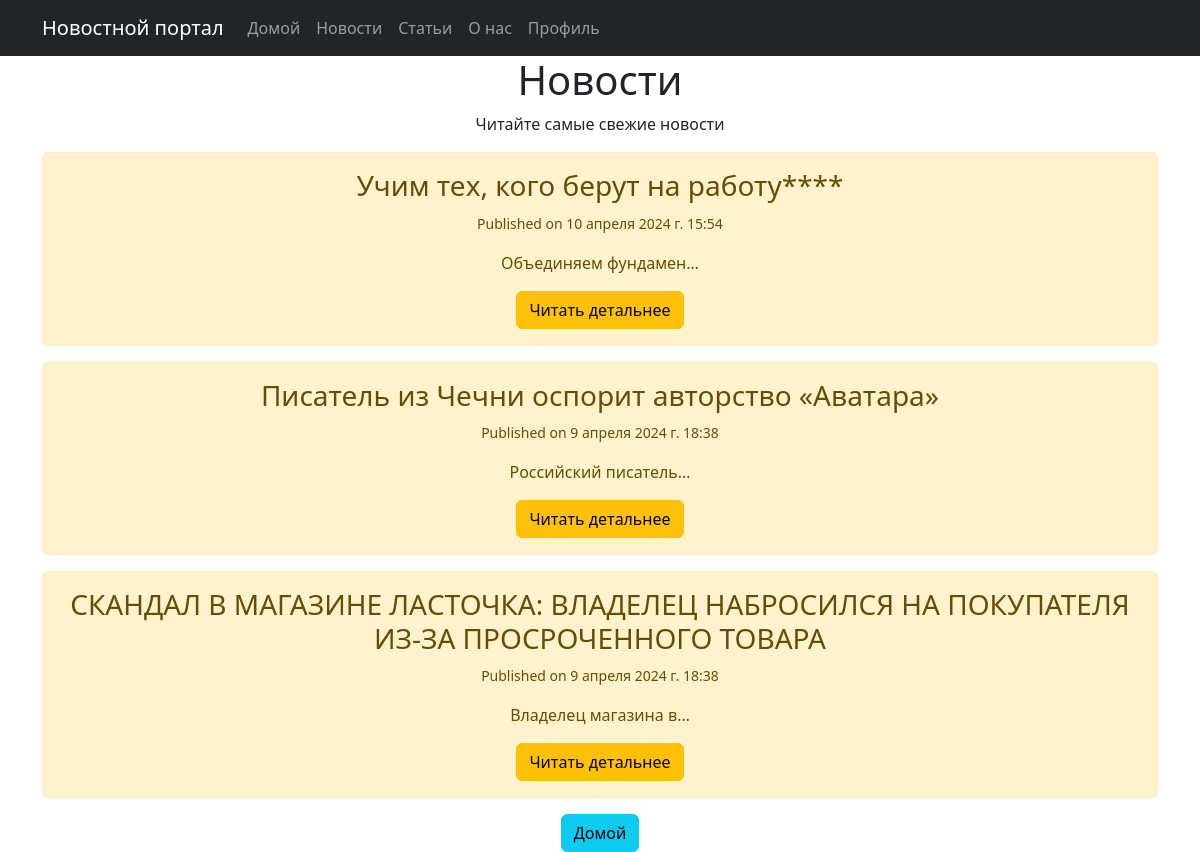
Before: /news/ with the older database file.
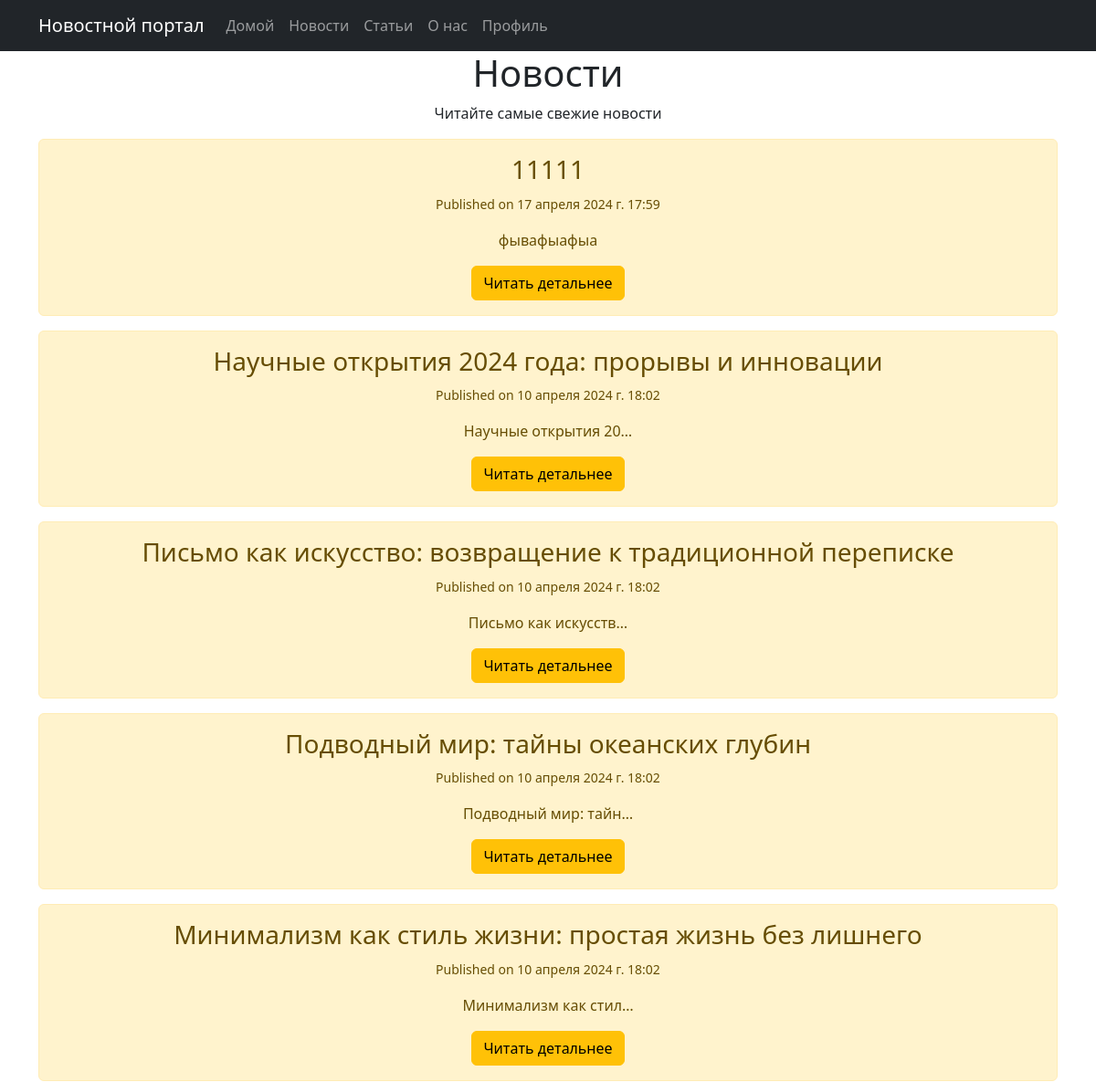
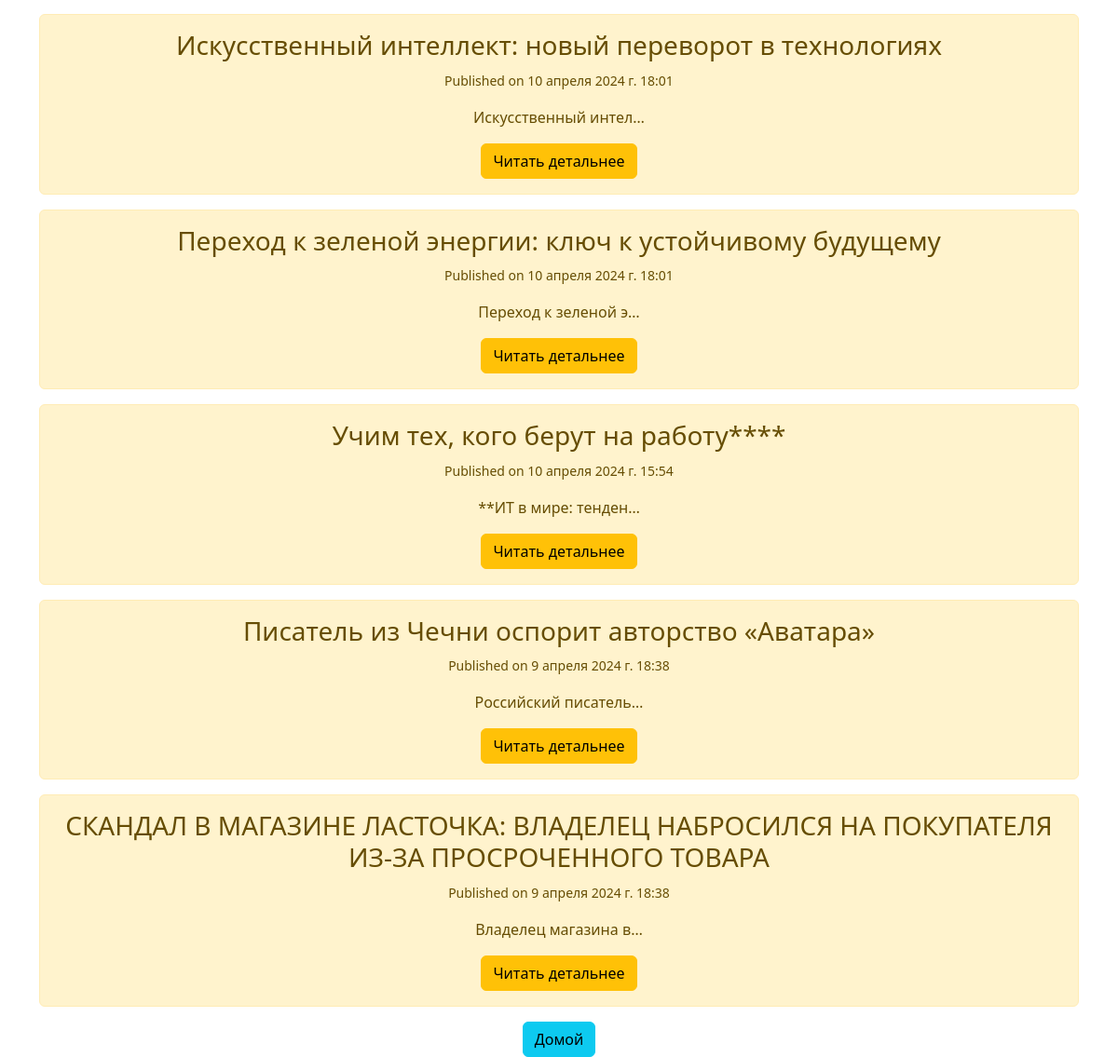
After: the same page with the newer database file (2 pictures, top to bottom).
### news/models.py (models this page shows, shortened)
class Post(models.Model):
    author = models.ForeignKey(Author, on_delete=models.CASCADE, verbose_name='Автор')
    TYPES = (
        ('N', 'News'),
        ('A', 'Article'),
    )
    type = models.CharField(max_length=20, choices=TYPES, verbose_name='Тип поста')
    created_at = models.DateTimeField(auto_now_add=True, verbose_name='Дата создания')
    categories = models.ManyToManyField(Category, through='PostCategory', verbose_name='Категории')
    title = models.CharField(max_length=255, verbose_name='Заголовок')
    text = models.TextField(verbose_name='Текст')
    rating = models.IntegerField(default=0, verbose_name='Рейтинг')

### news/views.py (the view)
# urls.py: path('news/', PostListView.as_view(), name='news_home'),
class PostListView(ListView):
    model = Post
    ordering = '-created_at'
    template_name = 'news/news_home.html'
    context_object_name = 'posts'
    paginate_by = 10
    def get_queryset(self):
        queryset = super().get_queryset()
        queryset = queryset.filter(type='N')
        return queryset

### news/templatetags/custom_filters.py (called while the page is built)
def censor(value):
    unwanted_words = ['редиска', 'сука', 'блять', 'хуй']
    for word in unwanted_words:
        value = value.replace(word, '*' * len(word))
    return value

### news/templates/news/news_home.html (shortened to what this page needs)
{% extends 'main/default.html' %}
{% load custom_filters %}
{% block content %}
<div class="feature">
    <h1>Новости</h1>
    <p>Читайте самые свежие новости</p>
    {% if posts %}
        {% for el in posts %}
        <div class="alert alert-warning">
            <h3>{{ el.title|censor }} </h3>
            <p><small>Published on {{ el.created_at }}</small></p>
            <p>{{ el.text|truncatechars:20|censor }}</p>
            <a href="{% url 'news_detail' el.id %}" class="btn btn-warning">Читать детальнее</a>
        </div>
        {% endfor%}
    {% else %}
        <p>У вас нет записей!</p>
    {% endif %}
    <a href="{% url 'index' %}">
        <button class="btn btn-info">Домой</button>
    </a>
</div>
{% endblock %}

Changed rows visible on the page:
added Post: title|censor "11111", created_at "17 апреля 2024 г. 17:59", text|censor "фывафыафыа"
added Post: title|censor "Научные открытия 2024 года: прорывы и инновации", created_at "10 апреля 2024 г. 18:02", text|censor "Научные открытия 20…"
added Post: title|censor "Письмо как искусство: возвращение к традиционной переписке", created_at "10 апреля 2024 г. 18:02", text|censor "Письмо как искусств…"
added Post: title|censor "Подводный мир: тайны океанских глубин", created_at "10 апреля 2024 г. 18:02", text|censor "Подводный мир: тайн…"
added Post: title|censor "Минимализм как стиль жизни: простая жизнь без лишнего", created_at "10 апреля 2024 г. 18:02", text|censor "Минимализм как стил…"
added Post: title|censor "Искусственный интеллект: новый переворот в технологиях", created_at "10 апреля 2024 г. 18:01", text|censor "Искусственный интел…"
added Post: title|censor "Переход к зеленой энергии: ключ к устойчивому будущему", created_at "10 апреля 2024 г. 18:01", text|censor "Переход к зеленой э…"
changed Post "Учим тех, кого берут на работу****": text|censor "Объединяем фундамен…" → "**ИТ в мире: тенден…"
